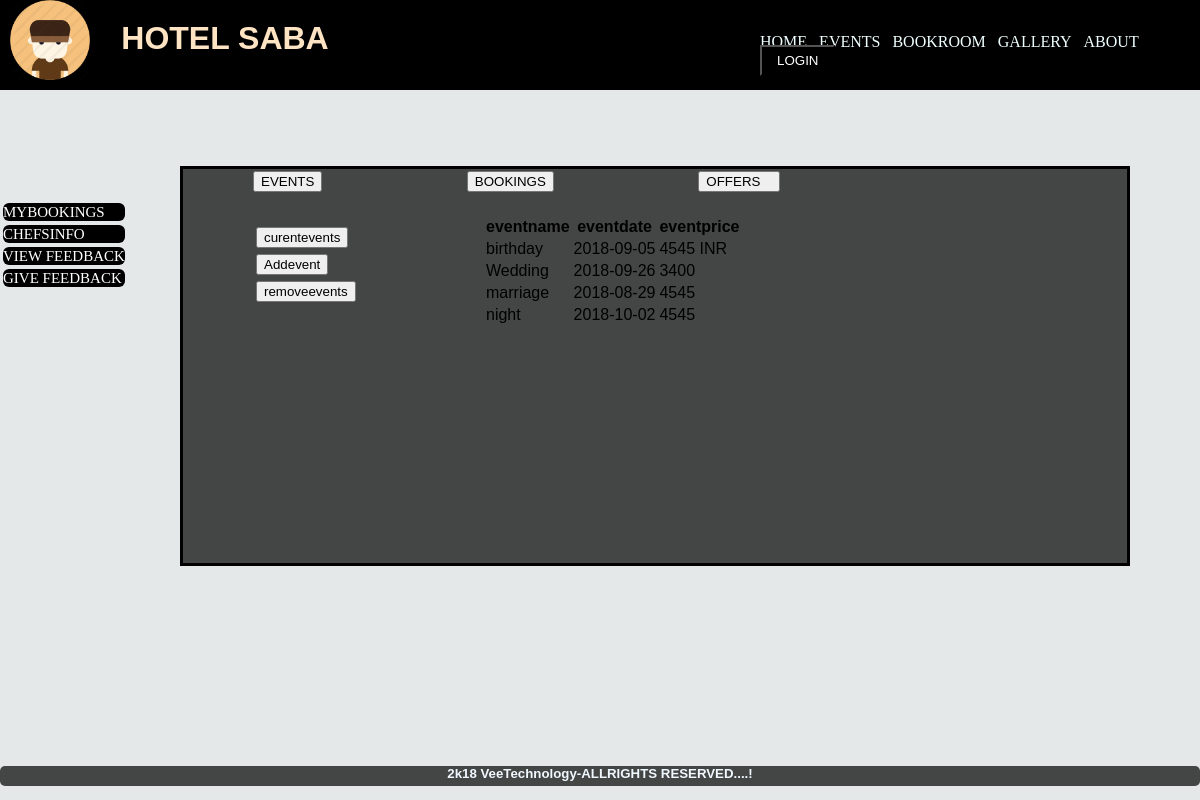
The app's page /currentevents.php with its own data.
### tables this page shows
CREATE TABLE IF NOT EXISTS `events` (
  `eventname` varchar(10) NOT NULL,
  `eventdate` date NOT NULL,
  `eventprice` varchar(10) NOT NULL
);

### currentevents.php (the view, shortened to what this page needs)
<!DOCTYPE html>
<html>
   <head>
<link rel="stylesheet" href="home.css">
       <link rel="stylesheet" href="https://cdnjs.cloudflare.com/ajax/libs/font-awesome/4.7.0/css/font-awesome.min.css">
    </head>
<body bgcolor="#E5E8E8">
        <div class="navbar" style="height:90px;margin-top:0px;background:#000000;margin-left:0px;">
        <img src=".\Im\User_Avatar-05-128.png" style="margin-left:-1100px;  height:80px;
    width:80px;">
        <h1 style=" color: bisque;
    margin-top: -60px;margin-left:-750px;" >HOTEL SABA</h1>
            <div class="right" style="margin-top:-45px;margin-left:760px;">
            <a href="home.php"> HOME &ensp;</a>
            <a href="events.php"> EVENTS &nbsp;&nbsp;</a>
            <?php
            if(isset($_SESSION["uname"]))
        {
            ?>
            <a href="bookroom.php">BOOKROOM &nbsp;&nbsp;</a>
            <?php
            }
        else
        {
            ?>
              <a href="login.html">BOOKROOM &nbsp;&nbsp;</a>
        <?php
        }
        ?>
        <a href="gallery.php"> GALLERY&nbsp; &nbsp;</a>
            <a href="about.php"> ABOUT &nbsp;&nbsp;</a>
        <?php
            if(isset($_SESSION["uname"]))
        {
         echo '<a href="logout.php"><input type="button" value="LOGOUT" style="color:white;padding: 6px 15px;
    background:#000000;margin-top:-8px;"></a>';
        }
        else
        {
         echo '<a href="login.html"><input type="button" value="LOGIN" style="color:white;padding: 6px 15px;
    background:#000000;margin-top:-8px;"></a>';
        }
        ?>
                </div>
        </div><br><br>
                  <div class="details">
            <table  class="table3" border="0" style="top:0px;position:fixed;margin-top:200px;">
                <tr><td> <div class="m1"  style="background:#000000;border-radius:6px;">
         <?php
         if(isset($_SESSION["uname"]))
        {
          ?>
        <a href="mybookings.php" style="color:white">MYBOOKINGS</a>
        <?php
         }
        else
        {
        ?>
        <a href="login.html" style="color:white">MYBOOKINGS</a>
        <?php
        }
        ?>
                         </div></td></tr>
                <tr><td><div class="m1"  style="background:#000000;border-radius:6px;"> <a href="chefs.php" style="color:white;">CHEFSINFO</a></div></td></tr>
                <tr><td><div class="m1"  style="background:#000000;border-radius:6px;"><a href="viewfeeback.html" style="color:white">VIEW FEEDBACK</a></div> </td></tr>
                <tr><td><div class="m1"  style="background:#000000;border-radius:6px;"><a href="givefeedback.php" style="color:white">GIVE FEEDBACK</a> </div></td></tr></table>
        </div>
         <div class="adminbox">
        <a href="adminevents.php"><input type="button" value="EVENTS"></a>
            <a href="bookings.php">        <a href="bookings.php"><input type="button" value="BOOKINGS"></a>
</a>
        <a href="offers.php">        <a href="adminevents.php"><input type="button" value="OFFERS   "></a>
</a>
        <div class="adminevents">
            <table style="margin-top:30px;">
                <tr><td>
                    <a href="currentevents.php"><input type="button" value="curentevents"></a></td></tr><tr><td>
                <a href="addevents.php"><input type="button" value="Addevent" ></a></td></tr><tr><td>
                <a href="removeevents.php"><input type="button" value="removeevents" ></a></td></tr></table>
      </div>
             <div style="margin-left:300px;margin-top:-90px;">
               <?php
$link = mysqli_connect("localhost", "root", "", "hotel");
$sql = "SELECT * FROM events";
if($result = mysqli_query($link, $sql)){
    if(mysqli_num_rows($result) > 0){
        echo "<table>";
            echo "<tr>";
                echo "<th>eventname</th>";
                echo "<th>eventdate</th>";
                echo "<th>eventprice</th>";
            echo "</tr>";
              while($row = mysqli_fetch_array($result))
              {
            echo "<tr>";
                echo "<td>" . $row['eventname'] . "</td>";
                echo "<td>" . $row['eventdate'] . "</td>";
                echo "<td>" . $row['eventprice']. "</td>";
              }
        echo "</table>";
    } else{
        echo "No records matching your query were found.";
    }
} else{
    echo "ERROR: Could not able to execute $sql. " . mysqli_error($link);
}
?>
             </div>
    </div>
        <div class="footer" style="margin-top:200px;">
            <h5> 2k18 VeeTechnology-ALLRIGHTS RESERVED....!</h5>
        </div>
		 </body>
         </html>

### home.css (style rules this page uses)
body { background-size:cover; margin-left:0px; margin-right:0; margin-top:0; margin-bottom:0px; box-sizing: border-box; margin: 0px; padding: 0px; background-position: center; }
.details { margin-top: 0px; margin-right: 0px; color: aqua; margin-left: 0px; margin-bottom: 0px; top:0px; }
.details a { color:whitesmoke; cursor: pointer; padding: 10px 0px; text-decoration: none; font-size: 15px; background-color:; font-weight:200; text-indent: 50px; font-family: "Times New Roman", Times, serif; }
.details table.table3 { margin-top: 100px; top: 290px; position: fixed; }
.navbar { width:1250; height: 110px; margin-top: 0px; margin-left: -300px; background:#000000; border-radius: 0px; text-align: center; }
.navbar { margin-left: 200px; }
.navbar a { color: azure; margin-top: 0px; margin-left: 0px; margin-right: 0px; background:; border-radius: 0px; text-align: center; text-decoration: none; float:left; font-family: "Times New Roman", Times, serif; }
.footer { width:120x; height:20px; background:rgba(0,0,0,0.7); border-radius: 5px; text-align: center; margin-bottom: 0px; }
.footer h5 { color: aliceblue; }
* { box-sizing: border-box }
body { font-family: Verdana, sans-serif; margin:0 }
img { vertical-align: middle; }

### currentevents.php (style rules this page uses)
.adminbox { margin-top: 40PX; margin-left: 180px; width: 950px; height: 400px; border-bottom-style: solid; background:rgba(0,0,0,0.7); border-style: solid; }
.adminbox a { margin-top: 60px; margin-left:70px; color:white; font-family: monospace; font-size: 20px; }

### records on screen
events: eventname "birthday", eventdate "2018-09-05", eventprice "4545 INR"
events: eventname "Wedding", eventdate "2018-09-26", eventprice "3400"
events: eventname "marriage", eventdate "2018-08-29", eventprice "4545"
events: eventname "night", eventdate "2018-10-02", eventprice "4545"
